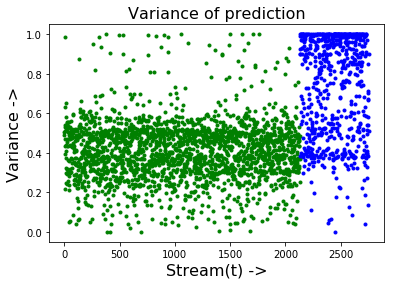

This chart was generated by the following Python code:

import math
import matplotlib
import matplotlib.cm as cm
import matplotlib.pyplot as plt
import numpy as np

def get_min_stream_variance(v1, v2, v3, v4):
    N = v1.shape[0]
    var_min = np.zeros((N,))
    
    for idx in range(N):
        var_min[idx] = min(min(v1[idx], v2[idx]), min(v3[idx], v4[idx]))
    
    return var_min

S1 = 571
S2 = 707
S3 = 380
S4 = 473
S5 = 623

nvar_11 = np.genfromtxt('nvar_11.csv', delimiter=",")
nvar_12 = np.genfromtxt('nvar_12.csv', delimiter=',')
nvar_13 = np.genfromtxt('nvar_13.csv', delimiter=",")
nvar_14 = np.genfromtxt('nvar_14.csv', delimiter=',')
nvar_15 = np.genfromtxt('nvar_15.csv', delimiter=",")

nvar_21 = np.genfromtxt('nvar_21.csv', delimiter=',')
nvar_22 = np.genfromtxt('nvar_22.csv', delimiter=',')
nvar_23 = np.genfromtxt('nvar_23.csv', delimiter=',')
nvar_24 = np.genfromtxt('nvar_24.csv', delimiter=',')
nvar_25 = np.genfromtxt('nvar_25.csv', delimiter=',')

nvar_31 = np.genfromtxt('nvar_31.csv', delimiter=',')
nvar_32 = np.genfromtxt('nvar_32.csv', delimiter=',')
nvar_33 = np.genfromtxt('nvar_33.csv', delimiter=',')
nvar_34 = np.genfromtxt('nvar_34.csv', delimiter=',')
nvar_35 = np.genfromtxt('nvar_35.csv', delimiter=',')

nvar_41 = np.genfromtxt('nvar_41.csv', delimiter=',')
nvar_42 = np.genfromtxt('nvar_42.csv', delimiter=',')
nvar_43 = np.genfromtxt('nvar_43.csv', delimiter=',')
nvar_44 = np.genfromtxt('nvar_44.csv', delimiter=',')
nvar_45 = np.genfromtxt('nvar_45.csv', delimiter=',')

s1_min_var = get_min_stream_variance(nvar_11, nvar_21, nvar_31, nvar_41)
s2_min_var = get_min_stream_variance(nvar_12, nvar_22, nvar_32, nvar_42)
s3_min_var = get_min_stream_variance(nvar_13, nvar_23, nvar_33, nvar_43)
s4_min_var = get_min_stream_variance(nvar_14, nvar_24, nvar_34, nvar_44)
s5_min_var = get_min_stream_variance(nvar_15, nvar_25, nvar_35, nvar_45)

batch_var = np.concatenate((s1_min_var, s2_min_var), axis=0)
batch_var = np.concatenate((batch_var, s3_min_var), axis=0)
batch_var = np.concatenate((batch_var, s4_min_var), axis=0)

np.random.shuffle(batch_var)

plt.plot(range(0, S1+S2+S3+S4), batch_var, 'g.')
plt.plot(range(S1+S2+S3+S4, S1+S2+S3+S4+S5), s5_min_var, 'b.')

plt.title('Variance of prediction', fontsize=16)
plt.xlabel('Stream(t) ->', fontsize=16)
plt.ylabel('Variance ->', fontsize=16)

plt.show()
